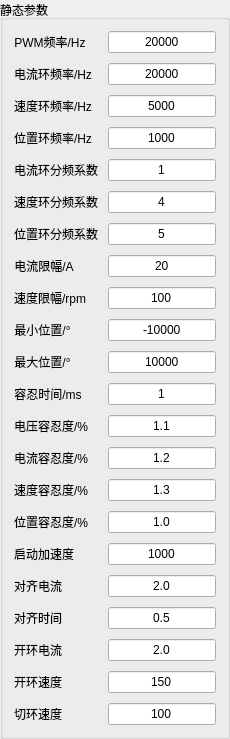
         <widget class="QGroupBox" name="static_parameter">
          <property name="title">
           <string>静态参数</string>
          </property>
          <layout class="QFormLayout" name="formLayout_2">
           <property name="horizontalSpacing">
            <number>10</number>
           </property>
           <property name="verticalSpacing">
            <number>10</number>
           </property>
           <item row="0" column="0">
            <widget class="QLabel" name="label_64">
             <property name="sizePolicy">
              <sizepolicy hsizetype="Expanding" vsizetype="Preferred">
               <horstretch>0</horstretch>
               <verstretch>0</verstretch>
              </sizepolicy>
             </property>
             <property name="text">
              <string>PWM频率/Hz</string>
             </property>
             <property name="alignment">
              <set>Qt::AlignCenter</set>
             </property>
            </widget>
           </item>
           <item row="0" column="1">
            <widget class="QLineEdit" name="f_pwm">
             <property name="sizePolicy">
              <sizepolicy hsizetype="Expanding" vsizetype="Fixed">
               <horstretch>0</horstretch>
               <verstretch>0</verstretch>
              </sizepolicy>
             </property>
             <property name="minimumSize">
              <size>
               <width>40</width>
               <height>0</height>
              </size>
             </property>
             <property name="text">
              <string>20000</string>
             </property>
             <property name="alignment">
              <set>Qt::AlignCenter</set>
             </property>
             <property name="readOnly">
              <bool>true</bool>
             </property>
            </widget>
           </item>
           <item row="1" column="0">
            <widget class="QLabel" name="label_48">
             <property name="sizePolicy">
              <sizepolicy hsizetype="Expanding" vsizetype="Preferred">
               <horstretch>0</horstretch>
               <verstretch>0</verstretch>
              </sizepolicy>
             </property>
             <property name="text">
              <string>电流环频率/Hz</string>
             </property>
             <property name="alignment">
              <set>Qt::AlignCenter</set>
             </property>
            </widget>
           </item>
           <item row="1" column="1">
            <widget class="QLineEdit" name="f_current">
             <property name="sizePolicy">
              <sizepolicy hsizetype="Expanding" vsizetype="Fixed">
               <horstretch>0</horstretch>
               <verstretch>0</verstretch>
              </sizepolicy>
             </property>
             <property name="minimumSize">
              <size>
               <width>40</width>
               <height>0</height>
              </size>
             </property>
             <property name="text">
              <string>20000</string>
             </property>
             <property name="alignment">
              <set>Qt::AlignCenter</set>
             </property>
             <property name="readOnly">
              <bool>true</bool>
             </property>
            </widget>
           </item>
           <item row="2" column="0">
            <widget class="QLabel" name="label_63">
             <property name="sizePolicy">
              <sizepolicy hsizetype="Expanding" vsizetype="Preferred">
               <horstretch>0</horstretch>
               <verstretch>0</verstretch>
              </sizepolicy>
             </property>
             <property name="text">
              <string>速度环频率/Hz</string>
             </property>
             <property name="alignment">
              <set>Qt::AlignCenter</set>
             </property>
            </widget>
           </item>
           <item row="2" column="1">
            <widget class="QLineEdit" name="f_speed">
             <property name="sizePolicy">
              <sizepolicy hsizetype="Expanding" vsizetype="Fixed">
               <horstretch>0</horstretch>
               <verstretch>0</verstretch>
              </sizepolicy>
             </property>
             <property name="minimumSize">
              <size>
               <width>40</width>
               <height>0</height>
              </size>
             </property>
             <property name="text">
              <string>5000</string>
             </property>
             <property name="alignment">
              <set>Qt::AlignCenter</set>
             </property>
             <property name="readOnly">
              <bool>true</bool>
             </property>
            </widget>
           </item>
           <item row="3" column="0">
            <widget class="QLabel" name="label_62">
             <property name="sizePolicy">
              <sizepolicy hsizetype="Expanding" vsizetype="Preferred">
               <horstretch>0</horstretch>
               <verstretch>0</verstretch>
              </sizepolicy>
             </property>
             <property name="text">
              <string>位置环频率/Hz</string>
             </property>
             <property name="alignment">
              <set>Qt::AlignCenter</set>
             </property>
            </widget>
           </item>
           <item row="3" column="1">
            <widget class="QLineEdit" name="f_postion">
             <property name="sizePolicy">
              <sizepolicy hsizetype="Expanding" vsizetype="Fixed">
               <horstretch>0</horstretch>
               <verstretch>0</verstretch>
              </sizepolicy>
             </property>
             <property name="minimumSize">
              <size>
               <width>40</width>
               <height>0</height>
              </size>
             </property>
             <property name="text">
              <string>1000</string>
             </property>
             <property name="alignment">
              <set>Qt::AlignCenter</set>
             </property>
             <property name="readOnly">
              <bool>true</bool>
             </property>
            </widget>
           </item>
           <item row="4" column="0">
            <widget class="QLabel" name="label_81">
             <property name="sizePolicy">
              <sizepolicy hsizetype="Expanding" vsizetype="Preferred">
               <horstretch>0</horstretch>
               <verstretch>0</verstretch>
              </sizepolicy>
             </property>
             <property name="text">
              <string>电流环分频系数</string>
             </property>
             <property name="alignment">
              <set>Qt::AlignCenter</set>
             </property>
            </widget>
           </item>
           <item row="4" column="1">
            <widget class="QLineEdit" name="freq_cur">
             <property name="sizePolicy">
              <sizepolicy hsizetype="Expanding" vsizetype="Fixed">
               <horstretch>0</horstretch>
               <verstretch>0</verstretch>
              </sizepolicy>
             </property>
             <property name="minimumSize">
              <size>
               <width>40</width>
               <height>0</height>
              </size>
             </property>
             <property name="text">
              <string>1</string>
             </property>
             <property name="alignment">
              <set>Qt::AlignCenter</set>
             </property>
             <property name="readOnly">
              <bool>false</bool>
             </property>
            </widget>
           </item>
           <item row="5" column="0">
            <widget class="QLabel" name="label_82">
             <property name="sizePolicy">
              <sizepolicy hsizetype="Expanding" vsizetype="Preferred">
               <horstretch>0</horstretch>
               <verstretch>0</verstretch>
              </sizepolicy>
             </property>
             <property name="text">
              <string>速度环分频系数</string>
             </property>
             <property name="alignment">
              <set>Qt::AlignCenter</set>
             </property>
            </widget>
           </item>
           <item row="5" column="1">
            <widget class="QLineEdit" name="freq_speed">
             <property name="sizePolicy">
              <sizepolicy hsizetype="Expanding" vsizetype="Fixed">
               <horstretch>0</horstretch>
               <verstretch>0</verstretch>
              </sizepolicy>
             </property>
             <property name="minimumSize">
              <size>
               <width>40</width>
               <height>0</height>
              </size>
             </property>
             <property name="text">
              <string>4</string>
             </property>
             <property name="alignment">
              <set>Qt::AlignCenter</set>
             </property>
             <property name="readOnly">
              <bool>false</bool>
             </property>
            </widget>
           </item>
           <item row="6" column="0">
            <widget class="QLabel" name="label_83">
             <property name="sizePolicy">
              <sizepolicy hsizetype="Expanding" vsizetype="Preferred">
               <horstretch>0</horstretch>
               <verstretch>0</verstretch>
              </sizepolicy>
             </property>
             <property name="text">
              <string>位置环分频系数</string>
             </property>
             <property name="alignment">
              <set>Qt::AlignCenter</set>
             </property>
            </widget>
           </item>
           <item row="6" column="1">
            <widget class="QLineEdit" name="freq_pos">
             <property name="sizePolicy">
              <sizepolicy hsizetype="Expanding" vsizetype="Fixed">
               <horstretch>0</horstretch>
               <verstretch>0</verstretch>
              </sizepolicy>
             </property>
             <property name="minimumSize">
              <size>
               <width>40</width>
               <height>0</height>
              </size>
             </property>
             <property name="text">
              <string>5</string>
             </property>
             <property name="alignment">
              <set>Qt::AlignCenter</set>
             </property>
             <property name="readOnly">
              <bool>false</bool>
             </property>
            </widget>
           </item>
           <item row="7" column="0">
            <widget class="QLabel" name="label_61">
             <property name="sizePolicy">
              <sizepolicy hsizetype="Expanding" vsizetype="Preferred">
               <horstretch>0</horstretch>
               <verstretch>0</verstretch>
              </sizepolicy>
             </property>
             <property name="text">
              <string>电流限幅/A</string>
             </property>
             <property name="alignment">
              <set>Qt::AlignCenter</set>
             </property>
            </widget>
           </item>
           <item row="7" column="1">
            <widget class="QLineEdit" name="limit_current">
             <property name="sizePolicy">
              <sizepolicy hsizetype="Expanding" vsizetype="Fixed">
               <horstretch>0</horstretch>
               <verstretch>0</verstretch>
              </sizepolicy>
             </property>
             <property name="minimumSize">
              <size>
               <width>40</width>
               <height>0</height>
              </size>
             </property>
             <property name="text">
              <string>20</string>
             </property>
             <property name="alignment">
              <set>Qt::AlignCenter</set>
             </property>
            </widget>
           </item>
           <item row="8" column="0">
            <widget class="QLabel" name="label_60">
             <property name="sizePolicy">
              <sizepolicy hsizetype="Expanding" vsizetype="Preferred">
               <horstretch>0</horstretch>
               <verstretch>0</verstretch>
              </sizepolicy>
             </property>
             <property name="text">
              <string>速度限幅/rpm</string>
             </property>
             <property name="alignment">
              <set>Qt::AlignCenter</set>
             </property>
            </widget>
           </item>
           <item row="8" column="1">
            <widget class="QLineEdit" name="limit_speed">
             <property name="sizePolicy">
              <sizepolicy hsizetype="Expanding" vsizetype="Fixed">
               <horstretch>0</horstretch>
               <verstretch>0</verstretch>
              </sizepolicy>
             </property>
             <property name="minimumSize">
              <size>
               <width>40</width>
               <height>0</height>
              </size>
             </property>
             <property name="text">
              <string>100</string>
             </property>
             <property name="alignment">
              <set>Qt::AlignCenter</set>
             </property>
            </widget>
           </item>
           <item row="9" column="0">
            <widget class="QLabel" name="label_59">
             <property name="sizePolicy">
              <sizepolicy hsizetype="Expanding" vsizetype="Preferred">
               <horstretch>0</horstretch>
               <verstretch>0</verstretch>
              </sizepolicy>
             </property>
             <property name="text">
              <string>最小位置/°</string>
             </property>
             <property name="alignment">
              <set>Qt::AlignCenter</set>
             </property>
            </widget>
           </item>
           <item row="9" column="1">
            <widget class="QLineEdit" name="min_postion">
             <property name="sizePolicy">
              <sizepolicy hsizetype="Expanding" vsizetype="Fixed">
               <horstretch>0</horstretch>
               <verstretch>0</verstretch>
              </sizepolicy>
             </property>
             <property name="minimumSize">
              <size>
               <width>40</width>
               <height>0</height>
              </size>
             </property>
             <property name="text">
              <string>-10000</string>
             </property>
             <property name="alignment">
              <set>Qt::AlignCenter</set>
             </property>
            </widget>
           </item>
           <item row="10" column="0">
            <widget class="QLabel" name="label_58">
             <property name="sizePolicy">
              <sizepolicy hsizetype="Expanding" vsizetype="Preferred">
               <horstretch>0</horstretch>
               <verstretch>0</verstretch>
              </sizepolicy>
             </property>
             <property name="text">
              <string>最大位置/°</string>
             </property>
             <property name="alignment">
              <set>Qt::AlignCenter</set>
             </property>
            </widget>
           </item>
           <item row="10" column="1">
            <widget class="QLineEdit" name="max_postion">
             <property name="sizePolicy">
              <sizepolicy hsizetype="Expanding" vsizetype="Fixed">
               <horstretch>0</horstretch>
               <verstretch>0</verstretch>
              </sizepolicy>
             </property>
             <property name="minimumSize">
              <size>
               <width>40</width>
               <height>0</height>
              </size>
             </property>
             <property name="text">
              <string>10000</string>
             </property>
             <property name="alignment">
              <set>Qt::AlignCenter</set>
             </property>
            </widget>
           </item>
           <item row="11" column="0">
            <widget class="QLabel" name="label_49">
             <property name="sizePolicy">
              <sizepolicy hsizetype="Expanding" vsizetype="Preferred">
               <horstretch>0</horstretch>
               <verstretch>0</verstretch>
              </sizepolicy>
             </property>
             <property name="text">
              <string>容忍时间/ms</string>
             </property>
             <property name="alignment">
              <set>Qt::AlignCenter</set>
             </property>
            </widget>
           </item>
           <item row="11" column="1">
            <widget class="QLineEdit" name="tolerate_time">
             <property name="sizePolicy">
              <sizepolicy hsizetype="Expanding" vsizetype="Fixed">
               <horstretch>0</horstretch>
               <verstretch>0</verstretch>
              </sizepolicy>
             </property>
             <property name="minimumSize">
              <size>
               <width>40</width>
               <height>0</height>
              </size>
             </property>
             <property name="text">
              <string>1</string>
             </property>
             <property name="alignment">
              <set>Qt::AlignCenter</set>
             </property>
            </widget>
           </item>
           <item row="12" column="0">
            <widget class="QLabel" name="label_50">
             <property name="sizePolicy">
              <sizepolicy hsizetype="Expanding" vsizetype="Preferred">
               <horstretch>0</horstretch>
               <verstretch>0</verstretch>
              </sizepolicy>
             </property>
             <property name="text">
              <string>电压容忍度/%</string>
             </property>
             <property name="alignment">
              <set>Qt::AlignCenter</set>
             </property>
            </widget>
           </item>
           <item row="12" column="1">
            <widget class="QLineEdit" name="tolerate_voltage">
             <property name="sizePolicy">
              <sizepolicy hsizetype="Expanding" vsizetype="Fixed">
               <horstretch>0</horstretch>
               <verstretch>0</verstretch>
              </sizepolicy>
             </property>
             <property name="minimumSize">
              <size>
               <width>40</width>
               <height>0</height>
              </size>
             </property>
             <property name="text">
              <string>1.1</string>
             </property>
             <property name="alignment">
              <set>Qt::AlignCenter</set>
             </property>
            </widget>
           </item>
           <item row="13" column="0">
            <widget class="QLabel" name="label_51">
             <property name="sizePolicy">
              <sizepolicy hsizetype="Expanding" vsizetype="Preferred">
               <horstretch>0</horstretch>
               <verstretch>0</verstretch>
              </sizepolicy>
             </property>
             <property name="text">
              <string>电流容忍度/%</string>
             </property>
             <property name="alignment">
              <set>Qt::AlignCenter</set>
             </property>
            </widget>
           </item>
           <item row="13" column="1">
            <widget class="QLineEdit" name="tolerate_current">
             <property name="sizePolicy">
              <sizepolicy hsizetype="Expanding" vsizetype="Fixed">
               <horstretch>0</horstretch>
               <verstretch>0</verstretch>
              </sizepolicy>
             </property>
             <property name="minimumSize">
              <size>
               <width>40</width>
               <height>0</height>
              </size>
             </property>
             <property name="text">
              <string>1.2</string>
             </property>
             <property name="alignment">
              <set>Qt::AlignCenter</set>
             </property>
            </widget>
           </item>
           <item row="14" column="0">
            <widget class="QLabel" name="label_52">
             <property name="sizePolicy">
              <sizepolicy hsizetype="Expanding" vsizetype="Preferred">
               <horstretch>0</horstretch>
               <verstretch>0</verstretch>
              </sizepolicy>
             </property>
             <property name="text">
              <string>速度容忍度/%</string>
             </property>
             <property name="alignment">
              <set>Qt::AlignCenter</set>
             </property>
            </widget>
           </item>
           <item row="14" column="1">
            <widget class="QLineEdit" name="tolerate_speed">
             <property name="sizePolicy">
              <sizepolicy hsizetype="Expanding" vsizetype="Fixed">
               <horstretch>0</horstretch>
               <verstretch>0</verstretch>
              </sizepolicy>
             </property>
             <property name="minimumSize">
              <size>
               <width>40</width>
               <height>0</height>
              </size>
             </property>
             <property name="text">
              <string>1.3</string>
             </property>
             <property name="alignment">
              <set>Qt::AlignCenter</set>
             </property>
            </widget>
           </item>
           <item row="15" column="0">
            <widget class="QLabel" name="label_53">
             <property name="sizePolicy">
              <sizepolicy hsizetype="Expanding" vsizetype="Preferred">
               <horstretch>0</horstretch>
               <verstretch>0</verstretch>
              </sizepolicy>
             </property>
             <property name="text">
              <string>位置容忍度/%</string>
             </property>
             <property name="alignment">
              <set>Qt::AlignCenter</set>
             </property>
            </widget>
           </item>
           <item row="15" column="1">
            <widget class="QLineEdit" name="tolerate_postion">
             <property name="sizePolicy">
              <sizepolicy hsizetype="Expanding" vsizetype="Fixed">
               <horstretch>0</horstretch>
               <verstretch>0</verstretch>
              </sizepolicy>
             </property>
             <property name="minimumSize">
              <size>
               <width>40</width>
               <height>0</height>
              </size>
             </property>
             <property name="text">
              <string>1.0</string>
             </property>
             <property name="alignment">
              <set>Qt::AlignCenter</set>
             </property>
            </widget>
           </item>
           <item row="16" column="0">
            <widget class="QLabel" name="label_55">
             <property name="sizePolicy">
              <sizepolicy hsizetype="Expanding" vsizetype="Preferred">
               <horstretch>0</horstretch>
               <verstretch>0</verstretch>
              </sizepolicy>
             </property>
             <property name="text">
              <string>启动加速度</string>
             </property>
             <property name="alignment">
              <set>Qt::AlignCenter</set>
             </property>
            </widget>
           </item>
           <item row="16" column="1">
            <widget class="QLineEdit" name="acceleration">
             <property name="sizePolicy">
              <sizepolicy hsizetype="Expanding" vsizetype="Fixed">
               <horstretch>0</horstretch>
               <verstretch>0</verstretch>
              </sizepolicy>
             </property>
             <property name="minimumSize">
              <size>
               <width>40</width>
               <height>0</height>
              </size>
             </property>
             <property name="text">
              <string>1000</string>
             </property>
             <property name="alignment">
              <set>Qt::AlignCenter</set>
             </property>
            </widget>
           </item>
           <item row="17" column="0">
            <widget class="QLabel" name="label_56">
             <property name="sizePolicy">
              <sizepolicy hsizetype="Expanding" vsizetype="Preferred">
               <horstretch>0</horstretch>
               <verstretch>0</verstretch>
              </sizepolicy>
             </property>
             <property name="text">
              <string>对齐电流</string>
             </property>
             <property name="alignment">
              <set>Qt::AlignCenter</set>
             </property>
            </widget>
           </item>
           <item row="17" column="1">
            <widget class="QLineEdit" name="align_current">
             <property name="sizePolicy">
              <sizepolicy hsizetype="Expanding" vsizetype="Fixed">
               <horstretch>0</horstretch>
               <verstretch>0</verstretch>
              </sizepolicy>
             </property>
             <property name="minimumSize">
              <size>
               <width>40</width>
               <height>0</height>
              </size>
             </property>
             <property name="text">
              <string>2.0</string>
             </property>
             <property name="alignment">
              <set>Qt::AlignCenter</set>
             </property>
            </widget>
           </item>
           <item row="18" column="0">
            <widget class="QLabel" name="label_57">
             <property name="sizePolicy">
              <sizepolicy hsizetype="Expanding" vsizetype="Preferred">
               <horstretch>0</horstretch>
               <verstretch>0</verstretch>
              </sizepolicy>
             </property>
             <property name="text">
              <string>对齐时间</string>
             </property>
             <property name="alignment">
              <set>Qt::AlignCenter</set>
             </property>
            </widget>
           </item>
           <item row="18" column="1">
            <widget class="QLineEdit" name="align_time">
             <property name="sizePolicy">
              <sizepolicy hsizetype="Expanding" vsizetype="Fixed">
               <horstretch>0</horstretch>
               <verstretch>0</verstretch>
              </sizepolicy>
             </property>
             <property name="minimumSize">
              <size>
               <width>40</width>
               <height>0</height>
              </size>
             </property>
             <property name="text">
              <string>0.5</string>
             </property>
             <property name="alignment">
              <set>Qt::AlignCenter</set>
             </property>
            </widget>
           </item>
           <item row="19" column="0">
            <widget class="QLabel" name="label_12">
             <property name="sizePolicy">
              <sizepolicy hsizetype="Expanding" vsizetype="Preferred">
               <horstretch>0</horstretch>
               <verstretch>0</verstretch>
              </sizepolicy>
             </property>
             <property name="text">
              <string>开环电流</string>
             </property>
             <property name="alignment">
              <set>Qt::AlignCenter</set>
             </property>
            </widget>
           </item>
           <item row="19" column="1">
            <widget class="QLineEdit" name="openloop_current">
             <property name="sizePolicy">
              <sizepolicy hsizetype="Expanding" vsizetype="Fixed">
               <horstretch>0</horstretch>
               <verstretch>0</verstretch>
              </sizepolicy>
             </property>
             <property name="minimumSize">
              <size>
               <width>40</width>
               <height>0</height>
              </size>
             </property>
             <property name="text">
              <string>2.0</string>
             </property>
             <property name="alignment">
              <set>Qt::AlignCenter</set>
             </property>
            </widget>
           </item>
           <item row="20" column="0">
            <widget class="QLabel" name="label_65">
             <property name="sizePolicy">
              <sizepolicy hsizetype="Expanding" vsizetype="Preferred">
               <horstretch>0</horstretch>
               <verstretch>0</verstretch>
              </sizepolicy>
             </property>
             <property name="text">
              <string>开环速度</string>
             </property>
             <property name="alignment">
              <set>Qt::AlignCenter</set>
             </property>
            </widget>
           </item>
           <item row="20" column="1">
            <widget class="QLineEdit" name="openloop_speed">
             <property name="sizePolicy">
              <sizepolicy hsizetype="Expanding" vsizetype="Fixed">
               <horstretch>0</horstretch>
               <verstretch>0</verstretch>
              </sizepolicy>
             </property>
             <property name="minimumSize">
              <size>
               <width>40</width>
               <height>0</height>
              </size>
             </property>
             <property name="text">
              <string>150</string>
             </property>
             <property name="alignment">
              <set>Qt::AlignCenter</set>
             </property>
            </widget>
           </item>
           <item row="21" column="0">
            <widget class="QLabel" name="label_66">
             <property name="sizePolicy">
              <sizepolicy hsizetype="Expanding" vsizetype="Preferred">
               <horstretch>0</horstretch>
               <verstretch>0</verstretch>
              </sizepolicy>
             </property>
             <property name="text">
              <string>切环速度</string>
             </property>
             <property name="alignment">
              <set>Qt::AlignCenter</set>
             </property>
            </widget>
           </item>
           <item row="21" column="1">
            <widget class="QLineEdit" name="changeloop_speed">
             <property name="sizePolicy">
              <sizepolicy hsizetype="Expanding" vsizetype="Fixed">
               <horstretch>0</horstretch>
               <verstretch>0</verstretch>
              </sizepolicy>
             </property>
             <property name="minimumSize">
              <size>
               <width>40</width>
               <height>0</height>
              </size>
             </property>
             <property name="text">
              <string>100</string>
             </property>
             <property name="alignment">
              <set>Qt::AlignCenter</set>
             </property>
            </widget>
           </item>
          </layout>
         </widget>
